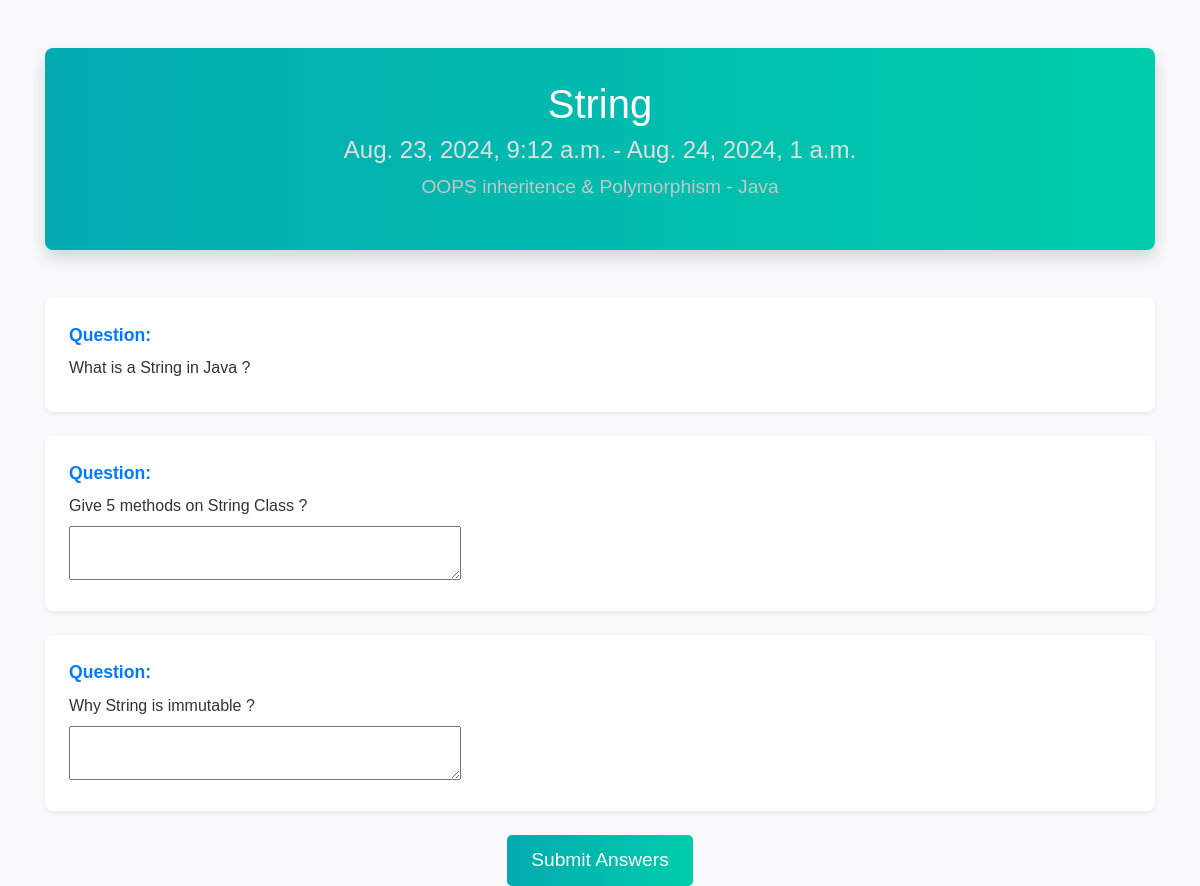
Page /exam/2/ (signed in) on the committed database.
### course_manage/models.py (models this page shows, shortened)
class Exam(models.Model):
    course = models.ForeignKey(Topic, on_delete=models.CASCADE, related_name='exams')
    title = models.CharField(max_length=255)
    description = models.TextField(blank=True)
    start_date = models.DateTimeField()
    end_date = models.DateTimeField()

class Topic(models.Model):
    course = models.ForeignKey(Course, on_delete=models.CASCADE, related_name='topics')
    title = models.CharField(max_length=255)
    description = models.TextField(blank=True)
    def __str__(self):
        return f"{self.title} - {self.course.title}"

class Course(models.Model):
    title = models.CharField(max_length=255)
    description = models.TextField()
    credits = models.IntegerField()
    start_date = models.DateField()
    end_date = models.DateField()
    course_image = models.ImageField(upload_to='course_image/', blank=True, null=True)
    created_by = models.ForeignKey(User, on_delete=models.CASCADE)

class Question(models.Model):
    exam = models.ForeignKey(Exam, on_delete=models.CASCADE, related_name='questions')
    text = RichTextField()
    is_multiple_choice = models.BooleanField(default=False)
    created_by = models.ForeignKey(User, on_delete=models.CASCADE, null=True)

### course_manage/views.py (the view)
# urls.py: path('exam/<int:exam_id>/', exam_details, name='exam_detail'),
@login_required
def exam_details(request, exam_id):
    exam = get_object_or_404(Exam, pk=exam_id)
    questions = exam.questions.all()
    question_form_pairs = []
    if request.method == 'POST':
        all_valid = True
        for question in questions:
            form = AnswerForm(request.POST, prefix=str(question.id), question=question)
            if form.is_valid():
                answer = form.save(commit=False)
                answer.question = question
                answer.student = request.user
                answer.save()
            else:
                all_valid = False
            question_form_pairs.append((question, form))
        if all_valid:
            messages.success(request, 'Exam completed successfully.')
            return redirect('viewCourse')
        else:
            messages.warning(request, 'Some answers were invalid. Please correct them.')
    else:
        for question in questions:
            form = AnswerForm(prefix=str(question.id), question=question)
            question_form_pairs.append((question, form))
    return render(request, 'Q&A.html', {'exam': exam, 'question_form_pairs': question_form_pairs})

### course_manage/templates/Q&A.html (shortened to what this page needs)
<!DOCTYPE html>
<html lang="en">
<head>
    <link href="https://stackpath.bootstrapcdn.com/bootstrap/4.5.2/css/bootstrap.min.css" rel="stylesheet">
    <link href="https://cdnjs.cloudflare.com/ajax/libs/font-awesome/4.7.0/css/font-awesome.min.css" rel="stylesheet">
</head>
<body>
    <div class="container mt-5">
        <div class="exam-header text-center shadow">
            <h1>{{ exam.title }}</h1>
            <h4>{{ exam.start_date }} - {{ exam.end_date }}</h4>
            <p class="exam-info">{{ exam.course }}</p>
        </div>
    </div>
    <div class="container mt-5">
        <form method="POST">
            {% for question, form in question_form_pairs %}
            <div class="question-card mb-4 shadow-sm">
                <b>Question:</b> <label>{{ question.text | safe }}</label>
                {% if question.is_multiple_choice %}
                    <div>{{ form.selected_choice }}</div>
                {% else %}
                    <div>{{ form.text }}</div>
                {% endif %}
            </div>
            {% endfor %}
            <div class="text-center">
                <button type="submit" class="btn btn-primary">Submit Answers</button>
            </div>
        </form>
    </div>
</body>
</html>

### course_manage/templates/Q&A.html (style rules this page uses)
body { font-family: Arial, sans-serif; background-color: #f8f9fa; color: #333; }
.exam-header { background: linear-gradient(to right, #02AAB0, #00CDAC); color: #fff; padding: 2rem; border-radius: 0.5rem; margin-bottom: 2rem; }
.exam-header h1 { font-size: 2.5rem; }
.exam-header h4 { font-size: 1.5rem; color: #e0e0e0; }
.exam-header p.exam-info { font-size: 1.2rem; color: #c7c7c7; }
.question-card { background-color: #fff; border: 0px solid #ddd; border-radius: 0.5rem; padding: 1.5rem; transition: all 0.3s ease; }
.question-card b { color: #007bff; font-size: 1.1rem; }
.question-card label { font-size: 1rem; display: block; margin-top: 0.5rem; }
.btn-primary { background: linear-gradient(to right, #02AAB0, #00CDAC); border: none; padding: 0.7rem 1.5rem; font-size: 1.2rem; border-radius: 5px; transition: background 0.4s ease; }

### rows in the picture
Exam: title "String", start_date "Aug. 23, 2024, 9:12 a.m.", end_date "Aug. 24, 2024, 1 a.m.", course "OOPS inheritence & Polymorphism - Java"
Question: text "What is a String in Java ?"
Question: text "Give 5 methods on String Class ?"
Question: text "Why String is immutable ?"
